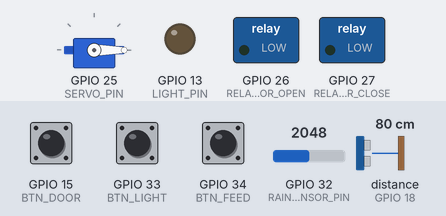
Bench run of a sketch on a simulated ESP32. On the bench: servo, switched loads named in the sketch (green lamp = pin HIGH), output pins drawn as LEDs (lit = HIGH). Wiring (inferred from the names in the program): ultrasonic range finder: trigger GPIO 5; echo GPIO 18. Dashed ring = blinking. The test bench sets the inputs (shaded band); at power-on: GPIO 15 (BTN_DOOR) HIGH, GPIO 33 (BTN_LIGHT) HIGH, GPIO 34 (BTN_FEED) HIGH, GPIO 32 (RAIN_SENSOR_PIN) = 2048, distance to the obstacle (sensor on GPIO 18) 80 cm. The echo pulse lasts 58.3 µs per cm; WiFi joins after 1.5 s; servers stay silent unless stated; uploads are accepted with an empty reply; pins used as bus, display or sensor lines are not drawn; what the sketch prints to the serial monitor is not drawn.

Above: at 4.2 s.
4.3 s: GPIO 15 (BTN_DOOR) pulled LOW for 1 s
At 6.0 s:
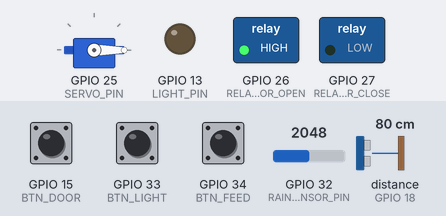
19.3 s: GPIO 33 (BTN_LIGHT) pulled LOW for 1 s
At 19.4 s:
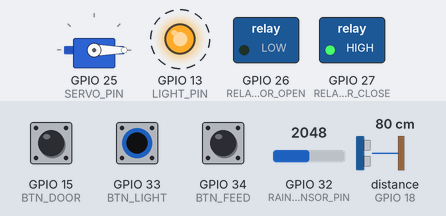
21.8 s: GPIO 34 (BTN_FEED) pulled LOW for 3.2 s
At 22.5 s:
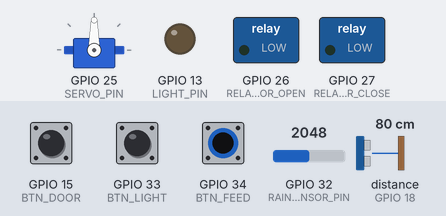
26.5 s: GPIO 33 (BTN_LIGHT) pulled LOW for 0.15 s
At 27.6 s:
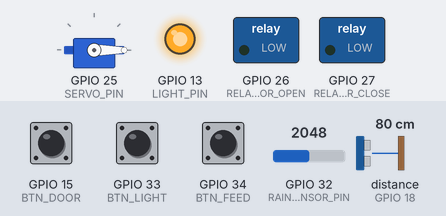
28.1 s: GPIO 15 (BTN_DOOR) pulled LOW for 0.15 s
At 29.0 s:
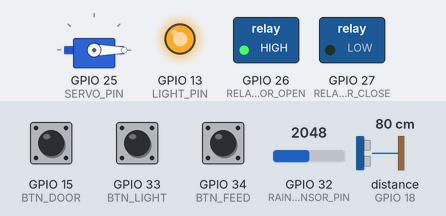
39.6 s: GPIO 34 (BTN_FEED) pulled LOW for 0.15 s
At 39.7 s:
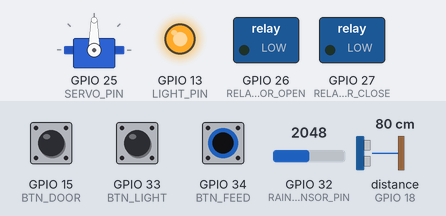
Timing chart, 0 to 42.3 s (numbered marks = the images above; inputs shaded):
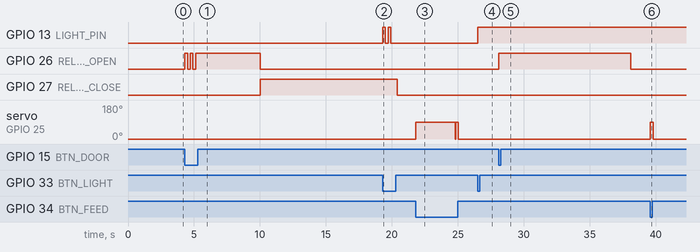

Measured:
- after the input at 4.3 s, GPIO 26 (RELAY_DOOR_OPEN): goes HIGH 0.21 s, LOW 0.20 s, HIGH 0.21 s, LOW 0.21 s, HIGH 4.9 s, then LOW, starting at once
- after the input at 19.3 s, GPIO 13 (LIGHT_PIN): alternates HIGH for 0.21 s and LOW for 0.21 s, 4 changes in all, then stays LOW, starting at once
- after the input at 21.8 s, servo on GPIO 25 (SERVO_PIN): 0° → 90° at once, → 0° 3.3 s later
- after the input at 26.5 s, GPIO 13 (LIGHT_PIN): LOW → HIGH at once
- after the input at 28.1 s, GPIO 26 (RELAY_DOOR_OPEN): LOW → HIGH at once, → LOW 10.0 s later
- after the input at 39.6 s, servo on GPIO 25 (SERVO_PIN): 0° → 90° at once, → 0° 0.20 s later

The sketch:

esp32_django_integrated.ino
```cpp
/*
 * ESP32 IoT KaMoTech System - Django Integration
 *
 * Features:
 * - Automated Feeder (Servo Motor)
 * - Ultrasonic Feed Level Monitoring
 * - Door Actuator Control (Relays)
 * - Light Control
 * - Rain Detection
 * - Web Dashboard Integration with Django REST API
 *
 * Django API Endpoints:
 * - POST /feeding/api/levels/update/ - Update feed level
 * - POST /feeding/api/logs/ - Log feeding events
 * - POST /iot/api/actuators/{id}/control/ - Control actuators
 * - GET /iot/api/actuators/status/ - Get actuator states
 *
 * Author: KaMoTech
 * Date: March 2026
 */

#include <WiFi.h>
#include <HTTPClient.h>
#include <ESP32Servo.h>
#include <ArduinoJson.h>

// ============================================
// WIFI CONFIGURATION
// ============================================
const char* ssid = "YOUR_WIFI_SSID";
const char* password = "YOUR_WIFI_PASSWORD";

// ============================================
// DJANGO SERVER CONFIGURATION
// ============================================
const char* django_server = "192.168.137.1";  // Your Django server IP
const int django_port = 8000;
const int device_id = 1;  // This ESP32's device ID in Django database

// API Endpoints
String api_feed_level = "http://" + String(django_server) + ":" + String(django_port) + "/feeding/api/levels/update/";
String api_feed_log = "http://" + String(django_server) + ":" + String(django_port) + "/feeding/api/logs/";
String api_actuator_status = "http://" + String(django_server) + ":" + String(django_port) + "/iot/api/actuators/status/";

// ============================================
// PIN DEFINITIONS (ESP32 GPIO)
// ============================================
// Automated Feeder
#define SERVO_PIN 25          // PWM output for servo motor (feeder dispenser)

// Door Actuator (Linear Actuator with Relays)
#define RELAY_DOOR_OPEN 26    // Relay to extend actuator (open door)
#define RELAY_DOOR_CLOSE 27   // Relay to retract actuator (close door)

// Light Control
#define LIGHT_PIN 13          // Relay for automated light

// Sensors
#define RAIN_SENSOR_PIN 32    // Analog input for rain sensor
#define TRIG_PIN 5            // Ultrasonic sensor trigger
#define ECHO_PIN 18           // Ultrasonic sensor echo

// Manual Control Buttons
#define BTN_DOOR 15           // Manual door control button
#define BTN_LIGHT 33          // Manual light toggle button
#define BTN_FEED 34           // Manual feed dispense button (input only)

// ============================================
// SERVO MOTOR CONFIGURATION
// ============================================
Servo feederServo;
#define SERVO_CLOSED_ANGLE 0    // Servo angle when feeder is closed
#define SERVO_OPEN_ANGLE 90     // Servo angle when dispensing feed
#define SERVO_DISPENSE_TIME 3000 // Time to keep servo open (ms)
bool is_feeding = false;
unsigned long feed_start_time = 0;

// ============================================
// ULTRASONIC SENSOR (Feed Level Monitoring)
// ============================================
#define FEED_CONTAINER_HEIGHT 30    // Total container depth (cm)
#define FEED_FULL_DISTANCE 5        // Distance when full (cm)
#define FEED_EMPTY_DISTANCE 28      // Distance when empty (cm)
#define ULTRASONIC_CHECK_INTERVAL 5000  // Check every 5 seconds
unsigned long last_ultrasonic_check = 0;
float current_feed_distance = 0;
int current_feed_percentage = 0;

// ============================================
// RAIN SENSOR
// ============================================
#define RAIN_THRESHOLD 2000         // Analog threshold for rain detection
#define RAIN_CHECK_INTERVAL 10000   // Check every 10 seconds
unsigned long last_rain_check = 0;
bool is_raining = false;

// ============================================
// ACTUATOR STATES
// ============================================
// Door States: 0=STOPPED, 1=OPENING, 2=CLOSING
int door_state = 0;
unsigned long door_action_start = 0;
#define DOOR_MOVE_TIME 10000  // Time for door to fully open/close (ms)

// Light State
bool light_state = false;

// ============================================
// BUTTON DEBOUNCING
// ============================================
unsigned long last_button_press = 0;
#define DEBOUNCE_DELAY 200

// ============================================
// REPORTING INTERVALS
// ============================================
#define REPORT_FEED_LEVEL_INTERVAL 30000  // Report feed level every 30 seconds
unsigned long last_feed_level_report = 0;

#define CHECK_DJANGO_COMMANDS_INTERVAL 10000  // Check for commands every 10 seconds
unsigned long last_django_check = 0;

// ============================================
// SETUP
// ============================================
void setup() {
  Serial.begin(115200);
  delay(1000);
  Serial.println("\n\n╔════════════════════════════════════════════╗");
  Serial.println("║   KaMoTech System - v2.0                  ║");
  Serial.println("║   Django Integration - March 2026         ║");
  Serial.println("╚════════════════════════════════════════════╝\n");

  // Initialize Pins
  initializePins();

  // Initialize WiFi
  initializeWiFi();

  // Initialize Servo
  feederServo.attach(SERVO_PIN);
  feederServo.write(SERVO_CLOSED_ANGLE);
  delay(500);

  Serial.println("✓ System Ready!\n");
}

void initializePins() {
  Serial.println("Initializing pins...");

  // Door Relays (start with both OFF)
  pinMode(RELAY_DOOR_OPEN, OUTPUT);
  pinMode(RELAY_DOOR_CLOSE, OUTPUT);
  digitalWrite(RELAY_DOOR_OPEN, LOW);
  digitalWrite(RELAY_DOOR_CLOSE, LOW);

  // Light
  pinMode(LIGHT_PIN, OUTPUT);
  digitalWrite(LIGHT_PIN, LOW);

  // Ultrasonic Sensor
  pinMode(TRIG_PIN, OUTPUT);
  pinMode(ECHO_PIN, INPUT);

  // Buttons (with internal pullup resistors)
  pinMode(BTN_DOOR, INPUT_PULLUP);
  pinMode(BTN_LIGHT, INPUT_PULLUP);
  pinMode(BTN_FEED, INPUT_PULLUP);

  Serial.println("✓ Pins initialized");
}

void initializeWiFi() {
  Serial.print("Connecting to WiFi: ");
  Serial.println(ssid);

  WiFi.begin(ssid, password);

  int attempts = 0;
  while (WiFi.status() != WL_CONNECTED && attempts < 20) {
    delay(500);
    Serial.print(".");
    attempts++;
  }

  if (WiFi.status() == WL_CONNECTED) {
    Serial.println("\n✓ WiFi Connected!");
    Serial.print("  IP Address: ");
    Serial.println(WiFi.localIP());
    Serial.print("  Django Server: ");
    Serial.print(django_server);
    Serial.print(":");
    Serial.println(django_port);
  } else {
    Serial.println("\n✗ WiFi Connection Failed!");
    Serial.println("  System will operate in offline mode");
  }
}

// ============================================
// MAIN LOOP
// ============================================
void loop() {
  unsigned long currentMillis = millis();

  // Check manual control buttons
  checkManualButtons();

  // Update servo feeding cycle
  updateFeederServo(currentMillis);

  // Update door actuator movement
  updateDoorActuator(currentMillis);

  // Check ultrasonic sensor (feed level)
  if (currentMillis - last_ultrasonic_check >= ULTRASONIC_CHECK_INTERVAL) {
    last_ultrasonic_check = currentMillis;
    checkFeedLevel();
  }

  // Check rain sensor
  if (currentMillis - last_rain_check >= RAIN_CHECK_INTERVAL) {
    last_rain_check = currentMillis;
    checkRainSensor();
  }

  // Report feed level to Django server
  if (currentMillis - last_feed_level_report >= REPORT_FEED_LEVEL_INTERVAL) {
    last_feed_level_report = currentMillis;
    reportFeedLevelToDjango();
  }

  // Check Django for remote commands from web dashboard
  if (currentMillis - last_django_check >= CHECK_DJANGO_COMMANDS_INTERVAL) {
    last_django_check = currentMillis;
    checkDjangoCommands();
    checkFeedingCommands();
  }

  // Small delay to prevent watchdog timer issues
  delay(10);
}

// ============================================
// MANUAL BUTTON CONTROLS
// ============================================
void checkManualButtons() {
  unsigned long currentMillis = millis();

  // Debounce all buttons
  if (currentMillis - last_button_press < DEBOUNCE_DELAY) {
    return;
  }

  // Manual Feed Button
  if (digitalRead(BTN_FEED) == LOW) {
    Serial.println("[BUTTON] Manual feed triggered");
    dispenseFeed("manual_button");
    last_button_press = currentMillis;
  }

  // Manual Door Button (toggle open/close)
  if (digitalRead(BTN_DOOR) == LOW) {
    Serial.println("[BUTTON] Door toggle triggered");
    if (door_state == 0) {
      // Currently stopped, open the door
      openDoor("manual_button");
    } else {
      // Currently moving, stop it
      stopDoor();
    }
    last_button_press = currentMillis;
  }

  // Manual Light Button
  if (digitalRead(BTN_LIGHT) == LOW) {
    Serial.println("[BUTTON] Light toggle triggered");
    toggleLight("manual_button");
    last_button_press = currentMillis;
  }
}

// ============================================
// FEEDER CONTROL
// ============================================
void dispenseFeed(String source) {
  if (is_feeding) {
    Serial.println("[FEED] Already feeding, ignoring request");
    return;
  }

  Serial.println("[FEED] ⏳ Dispensing feed...");

  // Open servo to dispense
  feederServo.write(SERVO_OPEN_ANGLE);
  is_feeding = true;
  feed_start_time = millis();

  // Log to Django
  logFeedingEvent(source, current_feed_percentage);
}

void updateFeederServo(unsigned long currentMillis) {
  if (is_feeding && (currentMillis - feed_start_time >= SERVO_DISPENSE_TIME)) {
    // Close servo after dispense time
    feederServo.write(SERVO_CLOSED_ANGLE);
    is_feeding = false;
    Serial.println("[FEED] ✓ Feed dispensed, servo closed");
  }
}

// ============================================
// DOOR ACTUATOR CONTROL
// ============================================
void openDoor(String source) {
  Serial.println("[DOOR] 🚪 Opening door...");
  door_state = 1;  // OPENING
  door_action_start = millis();

  digitalWrite(RELAY_DOOR_CLOSE, LOW);  // Stop closing
  digitalWrite(RELAY_DOOR_OPEN, HIGH);  // Start opening

  // Log to Django
  logActuatorEvent("door", "open", source);
}

void closeDoor(String source) {
  Serial.println("[DOOR] 🚪 Closing door...");
  door_state = 2;  // CLOSING
  door_action_start = millis();

  digitalWrite(RELAY_DOOR_OPEN, LOW);   // Stop opening
  digitalWrite(RELAY_DOOR_CLOSE, HIGH); // Start closing

  // Log to Django
  logActuatorEvent("door", "closed", source);
}

void stopDoor() {
  Serial.println("[DOOR] ⏸ Door stopped");
  door_state = 0;  // STOPPED

  digitalWrite(RELAY_DOOR_OPEN, LOW);
  digitalWrite(RELAY_DOOR_CLOSE, LOW);
}

void updateDoorActuator(unsigned long currentMillis) {
  // Auto-stop door after full movement time
  if (door_state != 0 && (currentMillis - door_action_start >= DOOR_MOVE_TIME)) {
    Serial.println("[DOOR] ✓ Door movement complete");
    stopDoor();
  }
}

// ============================================
// LIGHT CONTROL
// ============================================
void toggleLight(String source) {
  light_state = !light_state;
  digitalWrite(LIGHT_PIN, light_state ? HIGH : LOW);

  Serial.print("[LIGHT] 💡 Light turned ");
  Serial.println(light_state ? "ON" : "OFF");

  // Log to Django
  logActuatorEvent("light", light_state ? "on" : "off", source);
}

void setLight(bool state, String source) {
  if (light_state != state) {
    toggleLight(source);
  }
}

// ============================================
// ULTRASONIC SENSOR (Feed Level)
// ============================================
void checkFeedLevel() {
  // Trigger ultrasonic pulse
  digitalWrite(TRIG_PIN, LOW);
  delayMicroseconds(2);
  digitalWrite(TRIG_PIN, HIGH);
  delayMicroseconds(10);
  digitalWrite(TRIG_PIN, LOW);

  // Read echo duration
  long duration = pulseIn(ECHO_PIN, HIGH, 30000);  // 30ms timeout

  if (duration == 0) {
    Serial.println("[ULTRASONIC] ⚠ No echo received");
    return;
  }

  // Calculate distance in cm
  current_feed_distance = duration * 0.034 / 2.0;

  // Calculate percentage (closer = fuller)
  // 5cm = 100%, 28cm = 0%
  if (current_feed_distance <= FEED_FULL_DISTANCE) {
    current_feed_percentage = 100;
  } else if (current_feed_distance >= FEED_EMPTY_DISTANCE) {
    current_feed_percentage = 0;
  } else {
    current_feed_percentage = map(
      (int)current_feed_distance,
      FEED_FULL_DISTANCE,
      FEED_EMPTY_DISTANCE,
      100,
      0
    );
  }

  Serial.print("[FEED LEVEL] Distance: ");
  Serial.print(current_feed_distance);
  Serial.print(" cm | Percentage: ");
  Serial.print(current_feed_percentage);
  Serial.println("%");
}

// ============================================
// RAIN SENSOR
// ============================================
void checkRainSensor() {
  int rain_value = analogRead(RAIN_SENSOR_PIN);
  bool was_raining = is_raining;
  is_raining = (rain_value > RAIN_THRESHOLD);

  if (is_raining && !was_raining) {
    Serial.println("[RAIN] 🌧 Rain detected!");
    // Auto-close door when raining
    if (door_state != 2) {  // If not already closing
      closeDoor("rain_sensor");
    }
  } else if (!is_raining && was_raining) {
    Serial.println("[RAIN] ☀ Rain stopped");
  }
}

// ============================================
// DJANGO API COMMUNICATION
// ============================================
void reportFeedLevelToDjango() {
  if (WiFi.status() != WL_CONNECTED) {
    return;  // Skip if WiFi not connected
  }

  HTTPClient http;
  http.begin(api_feed_level);
  http.addHeader("Content-Type", "application/json");

  // Create JSON payload
  StaticJsonDocument<256> doc;
  doc["feeder_id"] = device_id;
  doc["distance_cm"] = current_feed_distance;
  doc["percentage"] = current_feed_percentage;

  String jsonString;
  serializeJson(doc, jsonString);

  int httpCode = http.POST(jsonString);

  if (httpCode > 0) {
    if (httpCode == HTTP_CODE_OK || httpCode == HTTP_CODE_CREATED) {
      Serial.println("[API] ✓ Feed level updated in Django");
    } else {
      Serial.print("[API] ⚠ Response code: ");
      Serial.println(httpCode);
    }
  } else {
    Serial.print("[API] ✗ Error: ");
    Serial.println(http.errorToString(httpCode));
  }

  http.end();
}

void logFeedingEvent(String source, int feed_percentage_before) {
  if (WiFi.status() != WL_CONNECTED) {
    return;
  }

  HTTPClient http;
  http.begin(api_feed_log);
  http.addHeader("Content-Type", "application/json");

  StaticJsonDocument<512> doc;
  doc["feeder_id"] = device_id;
  doc["amount_grams"] = 100;  // Adjust based on your calibration
  doc["feeding_mode"] = source;
  doc["triggered_by"] = "ESP32";
  doc["success"] = true;
  doc["goat_activity_score"] = 0;

  String jsonString;
  serializeJson(doc, jsonString);

  int httpCode = http.POST(jsonString);

  if (httpCode == HTTP_CODE_OK || httpCode == HTTP_CODE_CREATED) {
    Serial.println("[API] ✓ Feeding event logged");
  } else {
    Serial.print("[API] ⚠ Log failed: ");
    Serial.println(httpCode);
  }

  http.end();
}

void logActuatorEvent(String actuator_type, String action, String source) {
  if (WiFi.status() != WL_CONNECTED) {
    return;
  }

  // Log actuator action (door/light control)
  Serial.print("[API] Logging ");
  Serial.print(actuator_type);
  Serial.print(" action: ");
  Serial.print(action);
  Serial.print(" (source: ");
  Serial.print(source);
  Serial.println(")");

  // You can add HTTP POST to Django actuator log endpoint here
  // Similar to logFeedingEvent()
}

// ============================================
// CHECK DJANGO FOR REMOTE COMMANDS
// ============================================
void checkDjangoCommands() {
  if (WiFi.status() != WL_CONNECTED) {
    return;
  }

  HTTPClient http;

  // Query Django REST API for ALL actuators (this ESP32 controls all of them)
  String url = "http://" + String(django_server) + ":" + String(django_port) + "/iot/api/actuators/";
  http.begin(url);
  http.addHeader("Accept", "application/json");

  int httpCode = http.GET();

  if (httpCode == HTTP_CODE_OK) {
    String payload = http.getString();

    // Parse JSON response (DRF paginated format)
    DynamicJsonDocument doc(4096);
    DeserializationError error = deserializeJson(doc, payload);

    if (!error) {
      // DRF returns paginated response with "results" array
      JsonArray actuators = doc["results"].as<JsonArray>();

      if (actuators.isNull() || actuators.size() == 0) {
        // No actuators configured
        return;
      }

      // Process each actuator command (this ESP32 controls all actuators)
      for (JsonObject actuator : actuators) {
        String actuator_type = actuator["actuator_type"].as<String>();
        String current_state = actuator["current_state"].as<String>();
        String mode = actuator["mode"].as<String>();

        // Execute commands from Django
        if (actuator_type == "door") {
          if (current_state == "open" && door_state == 0) {
            Serial.println("[DJANGO] ✓ Command: OPEN DOOR");
            openDoor("django_web");
          } else if (current_state == "closed" && door_state != 0) {
            Serial.println("[DJANGO] ✓ Command: CLOSE DOOR");
            closeDoor("django_web");
          }
        } else if (actuator_type == "light") {
          if (current_state == "on" && !light_state) {
            Serial.println("[DJANGO] ✓ Command: TURN ON LIGHT");
            setLight(true, "django_web");
          } else if (current_state == "off" && light_state) {
            Serial.println("[DJANGO] ✓ Command: TURN OFF LIGHT");
            setLight(false, "django_web");
          }
        }
      }
    } else {
      Serial.print("[API] JSON parse error: ");
      Serial.println(error.c_str());
    }
  } else if (httpCode > 0) {
    Serial.print("[API] ⚠ Actuator check HTTP ");
    Serial.println(httpCode);
  } else {
    Serial.print("[API] ✗ Connection error: ");
    Serial.println(http.errorToString(httpCode));
  }

  http.end();
}

// Check for feeding commands from Django
void checkFeedingCommands() {
  if (WiFi.status() != WL_CONNECTED) {
    return;
  }

  HTTPClient http;

  // Query Django for pending feed commands for this device
  String url = "http://" + String(django_server) + ":" + String(django_port) + "/feeding/api/logs/esp32_pending/?feeder_id=" + String(device_id);
  http.begin(url);
  http.addHeader("Accept", "application/json");

  int httpCode = http.GET();

  if (httpCode == HTTP_CODE_OK) {
    String payload = http.getString();

    // Parse JSON response
    DynamicJsonDocument doc(2048);
    DeserializationError error = deserializeJson(doc, payload);

    if (!error) {
      bool has_pending = doc["has_pending"].as<bool>();

      if (has_pending) {
        JsonArray pending_commands = doc["pending_commands"].as<JsonArray>();

        for (JsonObject command : pending_commands) {
          int log_id = command["id"].as<int>();
          int amount = command["amount_dispensed"].as<int>();

          Serial.print("[DJANGO] ✓ Feed command received: ");
          Serial.print(amount);
          Serial.println("g");

          // Execute feed command
          dispenseFeed("django_web");

          // Confirm execution to Django
          confirmFeedExecuted(log_id);
        }
      }
    } else {
      Serial.print("[API] Feed check JSON error: ");
      Serial.println(error.c_str());
    }
  } else if (httpCode > 0) {
    Serial.print("[API] ⚠ Feed check HTTP ");
    Serial.println(httpCode);
  }

  http.end();
}

// Confirm feed execution to Django
void confirmFeedExecuted(int log_id) {
  if (WiFi.status() != WL_CONNECTED) {
    return;
  }

  HTTPClient http;

  String url = "http://" + String(django_server) + ":" + String(django_port) + "/feeding/api/logs/" + String(log_id) + "/confirm_executed/";
  http.begin(url);
  http.addHeader("Content-Type", "application/json");

  int httpCode = http.POST("{}");

  if (httpCode == HTTP_CODE_OK) {
    Serial.println("[API] ✓ Feed execution confirmed");
  } else {
    Serial.print("[API] ⚠ Confirm failed: ");
    Serial.println(httpCode);
  }

  http.end();
}
```
